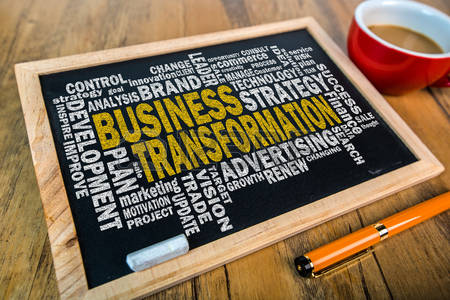
#> input picture board.jpg, 450 x 300 px
$ python morph.py
#> lines starting #> are read from the running program, lines starting #| are printed output that depends on the picture
import numpy as np
import cv2
img=cv2.imread('board.jpg',0)
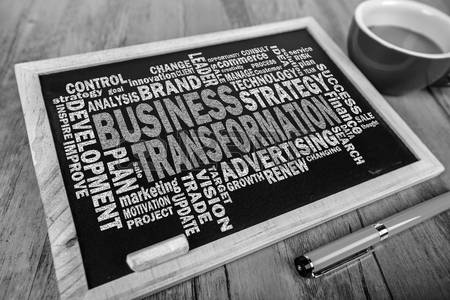
#> img: shape (300, 450); min 0, max 255, mean 115.4
kernel=np.ones((5,5),np.uint8)
erosion=cv2.erode(img,kernel,iterations=1)
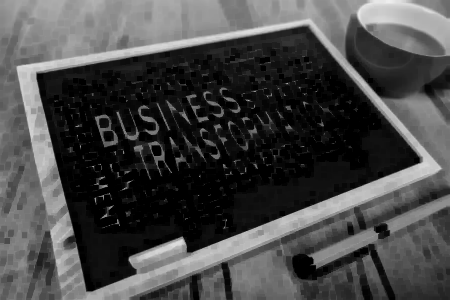
#> erosion: shape (300, 450); min 0, max 238, mean 71.3
# [6 lines of commented-out code are left out]
cv2.imshow('image',img)
cv2.imshow('morph',erosion)
cv2.waitKey(0)
cv2.destroyAllWindows()

$ run again, with frame.jpg copied over board.jpg
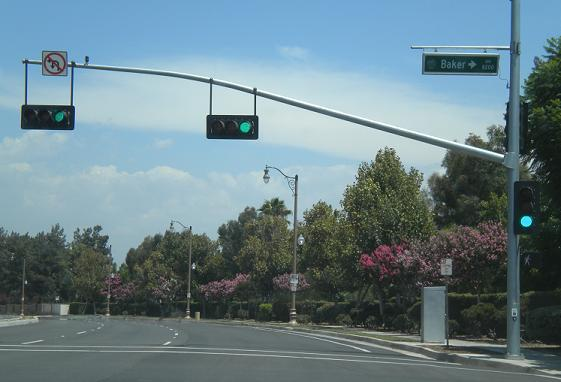
#> input picture frame.jpg, 561 x 382 px
#> `img=cv2.imread('board.jpg',0)`:
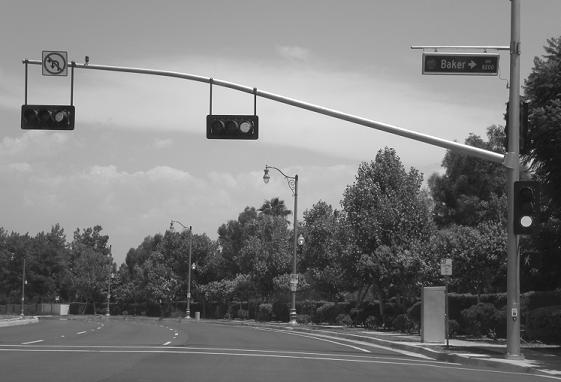
#> img: shape (382, 561); min 6, max 255, mean 123.5
#> `erosion=cv2.erode(img,kernel,iterations=1)`:
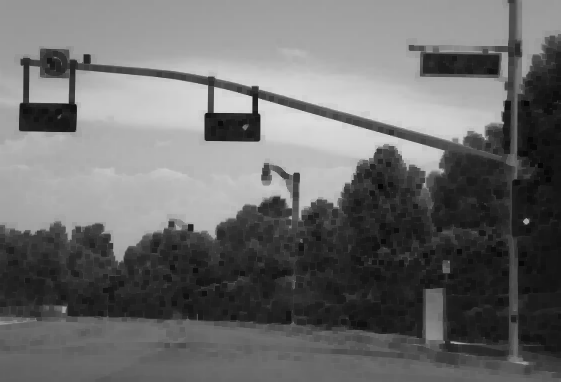
#> erosion: shape (382, 561); min 6, max 220, mean 107.9
